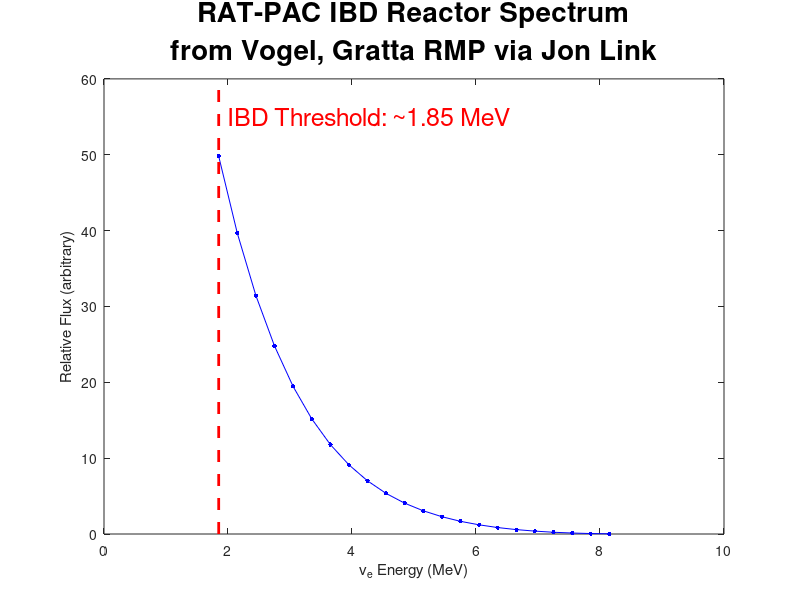

Recreate this plot in MATLAB.
% ibd_spectrum -- plot the IBD spectrum used by RAT-PAC's default IBD generator (as of 10/22/2015)
% Mark J. Duvall ~ mjduvall@hawaii.edu ~ October 2015 ~ %

% Neutrino spectrum
% from Vogel, Gratta RMP via Jon Link
spec_e = [ 1.85,  2.15,  2.45,  2.75,  3.05,  3.35,  3.65,  3.95, 4.25,  4.55,  4.85,  5.15,  5.45,  5.75,  6.05,  6.35, 6.65,  6.95,  7.25,  7.55,  7.85,  8.15]; % (MeV)
spec_flux = [49.80, 39.66, 31.43, 24.79, 19.45, 15.19, 11.80,  9.12, 7.01,  5.35,  4.06,  3.06,  2.28,  1.67,  1.21,  0.85, 0.58,  0.38,  0.23,  0.13,  0.06,  0.03]; % flux, units not specified (possibly relative flux in arbitrary units)

% figure
f_ibd = figure;
if exist('pos'); set(f_ibd, 'position', pos); end%if
ax_ibd = axes;

% plot
p_ibd = plot( spec_e, spec_flux, 'color', 'b', 'marker', '.', 'markersize', 10 );
ylim([0 60]) % for default spectrum
xlabel '\nu_e Energy (MeV)'
ylabel 'Relative Flux (arbitrary)'
TS_ibd = {'RAT-PAC IBD Reactor Spectrum'; 'from Vogel, Gratta RMP via Jon Link'};
T_ibd = title(TS_ibd, 'fontsize', 20);

% annotations
% IBD threshold: E_nuebar = 1.8 MeV (approx.)
ylim_ibd = ylim;
xlim_ibd = xlim;
l_ibd = line( [1.85 1.85], [ylim_ibd(1) ylim_ibd(2)], 'color', 'r', 'linestyle', '--', 'linewidth', 2 );
t_ibd = text( 2, 55, 'IBD Threshold: ~1.85 MeV', 'fontsize', 18, 'color', 'r' );

